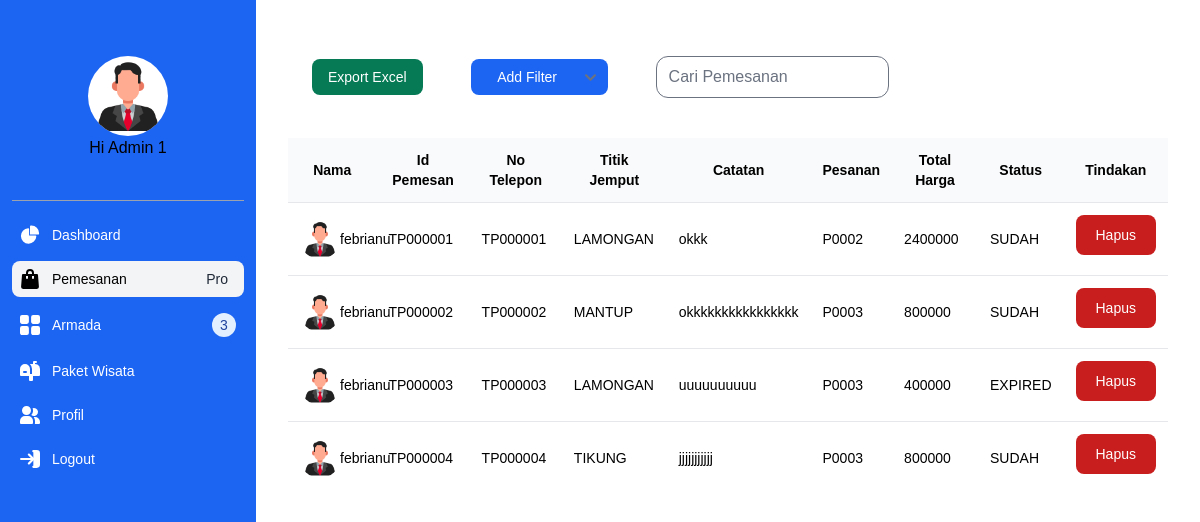
Screenshot of /app/admin/transaksi/index.php (signed in) with the database file from the repository.
### tables this page shows
CREATE TABLE `pemesanan` (
  `ID_PEMESANAN` char(8) NOT NULL,
  `ID_PAKET` char(8) DEFAULT NULL,
  `ID_USER` char(8) DEFAULT NULL,
  `CATATAN_PESANAN` varchar(256) DEFAULT NULL,
  `JUMLAH_PESANAN` int(11) NOT NULL,
  `TOTAL_HARGA` bigint(20) NOT NULL,
  `TANGGAL_PEMESANAN` date NOT NULL DEFAULT current_timestamp(),
  `TITIK_JEMPUT_PEMESANAN` varchar(256) NOT NULL,
  `STATUS_PEMESANAN` varchar(16) NOT NULL DEFAULT 'BELUM'
);

### app/database.php (called while the page is built, shortened)
<?php
	function getAllPemesanan(){
		try {
		   $statement = DB->prepare("SELECT * FROM pemesanan");
		   $statement->execute();
			return $statement->fetchAll(PDO::FETCH_ASSOC);
		} catch (PDOException $err) {
			echo $err->getMessage();
		}
	}
?>

### app/admin/transaksi/index.php (the view, shortened to what this page needs)
<?php
    $title = "Transaksi";
    require("../../database.php");
    include(BASEPATH."/assets/inc/admin/layouts/header.php");
    $transactions = getAllPemesanan();
?>
<div class="container mx-auto p-4">
    <div class="flex flex-col  sm:flex-row items-center justify-start mb-4">
        <a href="excel.php" class="m-6 sm:mb-0 sm:mr-4 inline-block px-4 py-2 text-sm font-medium text-center text-white bg-green-600 rounded-lg hover:bg-green-700 focus:ring-4 focus:outline-none focus:ring-green-300 whitespace-nowrap">Export Excel</a>
        <select name="cars" id="cars" class="m-6 border-white border-none inline-block px-4 py-2 text-sm font-medium text-center text-white bg-blue-600 rounded-lg hover:bg-blue-700 focus:ring-4 focus:outline-none focus:ring-blue-300 whitespace-nowrap mr-3">
                <option value="volvo">Add Filter</option>
        </select>
        <div class="m-6 relative flex items-center">
            <input type="text" name="search" placeholder="Cari Pemesanan" autocomplete="off" aria-label="Cari Pemesanan" class="w-full sm:w-64 pr-3 pl-10 py-2 placeholder-gray-500 text-black rounded-xl ring-gray-300 focus:ring-gray-500 focus:ring-2">
        </div>
    </div>
    <div class="overflow-x-auto w-full">
        <div class="min-w-full flex justify-center">
            <table class="min-w-full divide-y divide-gray-200">
                <thead class="bg-gray-50">
                    <tr>
                        <th class="p-4 text-sm font-semibold tracking-wide text-center">Nama</th>
                        <th class="p-3 text-sm font-semibold tracking-wide text-center">Id Pemesan</th>
                        <th class="p-3 text-sm font-semibold tracking-wide text-center">No Telepon</th>
                        <th class="p-3 text-sm font-semibold tracking-wide text-center">Titik Jemput</th>
                        <th class="p-3 text-sm font-semibold tracking-wide text-center w-32">Catatan</th>
                        <th class="p-3 text-sm font-semibold tracking-wide text-center">Pesanan</th>
                        <th class="p-3 text-sm font-semibold tracking-wide text-center">Total Harga</th>
                        <th class="p-3 text-sm font-semibold tracking-wide text-center">Status</th>
                        <th class="p-3 text-sm font-semibold tracking-wide text-center">Tindakan</th>
                    </tr>
                </thead>
                <tbody class="bg-white divide-y divide-gray-200">
                    <?php foreach($transactions as $transaction): ?>
                    <tr>
                        <td class="p-3 text-sm tracking-wide text-left">
                            <div class="flex items-center">
                                <img class="rounded-full w-10 h-10" src="<?=BASEURL?>/assets/img/man.png" alt="icon man">
                                <p class="ml-3"><?= $transaction['ID_USER'] ?></p>
                            </div>
                        </td>
                        <td class="p-3 text-sm tracking-wide text-left whitespace-nowrap"><?= $transaction['ID_PEMESANAN']  ?></td>
                        <td class="p-3 text-sm tracking-wide text-left"><?= $transaction['ID_PEMESANAN']  ?></td>
                        <td class="p-3 text-sm tracking-wide text-left"><?= $transaction['TITIK_JEMPUT_PEMESANAN'] ?></td>
                        <td class="p-3 text-sm tracking-wide text-left"><?= $transaction['CATATAN_PESANAN'] ?></td>
                        <td class="p-3 text-sm tracking-wide text-left"><?= $transaction['ID_PAKET']  ?></td>
                        <td class="p-3 text-sm tracking-wide text-left"><?= $transaction['TOTAL_HARGA'] ?></td>
                        <td class="p-3 text-sm tracking-wide text-left"><?= $transaction['STATUS_PEMESANAN'] ?></td>
                        <td class="p-3 text-sm tracking-wide text-left">
                            <button type="button" class="focus:outline-none text-white bg-red-700 hover:bg-red-800 focus:ring-4 focus:ring-red-300 font-medium rounded-lg text-sm px-5 py-2.5 me-2 mb-2 dark:bg-red-600 dark:hover:bg-red-700 dark:focus:ring-red-900">Hapus</button>
                        </td>
                    </tr>
                    <?php endforeach; ?>
                </tbody>
            </table>
        </div>
    </div>
</div>
<?php include(BASEPATH."/assets/inc/admin/layouts/footer.php"); ?>

### rows the page displays
pemesanan: ID_USER "febrianu", ID_PEMESANAN "TP000001", TITIK_JEMPUT_PEMESANAN "LAMONGAN", CATATAN_PESANAN "okkk", ID_PAKET "P0002", TOTAL_HARGA "2400000", STATUS_PEMESANAN "SUDAH"
pemesanan: ID_USER "febrianu", ID_PEMESANAN "TP000002", TITIK_JEMPUT_PEMESANAN "MANTUP", CATATAN_PESANAN "okkkkkkkkkkkkkkkk", ID_PAKET "P0003", TOTAL_HARGA "800000", STATUS_PEMESANAN "SUDAH"
pemesanan: ID_USER "febrianu", ID_PEMESANAN "TP000003", TITIK_JEMPUT_PEMESANAN "LAMONGAN", CATATAN_PESANAN "uuuuuuuuuu", ID_PAKET "P0003", TOTAL_HARGA "400000", STATUS_PEMESANAN "EXPIRED"
pemesanan: ID_USER "febrianu", ID_PEMESANAN "TP000004", TITIK_JEMPUT_PEMESANAN "TIKUNG", CATATAN_PESANAN "jjjjjjjjjjj", ID_PAKET "P0003", TOTAL_HARGA "800000", STATUS_PEMESANAN "SUDAH"
